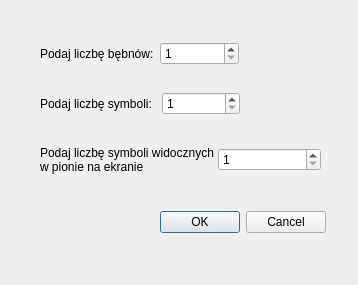
<?xml version="1.0" encoding="UTF-8"?>
<ui version="4.0">
 <class>GeneralSettingsForm</class>
 <widget class="QWidget" name="GeneralSettingsForm">
  <property name="geometry">
   <rect>
    <x>0</x>
    <y>0</y>
    <width>358</width>
    <height>285</height>
   </rect>
  </property>
  <property name="windowTitle">
   <string>Ustawianie ogólnych parametrów</string>
  </property>
  <widget class="QWidget" name="layoutWidget">
   <property name="geometry">
    <rect>
     <x>40</x>
     <y>40</y>
     <width>199</width>
     <height>28</height>
    </rect>
   </property>
   <layout class="QHBoxLayout" name="horizontalLayout">
    <item>
     <widget class="QLabel" name="label">
      <property name="text">
       <string>Podaj liczbę bębnów:</string>
      </property>
     </widget>
    </item>
    <item>
     <widget class="QSpinBox" name="reelQuantitySpinBox">
      <property name="minimum">
       <number>1</number>
      </property>
      <property name="maximum">
       <number>8</number>
      </property>
     </widget>
    </item>
   </layout>
  </widget>
  <widget class="QWidget" name="layoutWidget">
   <property name="geometry">
    <rect>
     <x>40</x>
     <y>90</y>
     <width>200</width>
     <height>28</height>
    </rect>
   </property>
   <layout class="QHBoxLayout" name="horizontalLayout_2">
    <item>
     <widget class="QLabel" name="label_2">
      <property name="text">
       <string>Podaj liczbę symboli: </string>
      </property>
     </widget>
    </item>
    <item>
     <widget class="QSpinBox" name="symbolQuantitySpinBox">
      <property name="minimum">
       <number>1</number>
      </property>
     </widget>
    </item>
   </layout>
  </widget>
  <widget class="QFrame" name="frame_2">
   <property name="geometry">
    <rect>
     <x>40</x>
     <y>140</y>
     <width>281</width>
     <height>41</height>
    </rect>
   </property>
   <property name="frameShape">
    <enum>QFrame::NoFrame</enum>
   </property>
   <property name="frameShadow">
    <enum>QFrame::Raised</enum>
   </property>
   <layout class="QGridLayout" name="gridLayout">
    <property name="leftMargin">
     <number>0</number>
    </property>
    <property name="topMargin">
     <number>0</number>
    </property>
    <property name="rightMargin">
     <number>0</number>
    </property>
    <property name="bottomMargin">
     <number>0</number>
    </property>
    <property name="spacing">
     <number>0</number>
    </property>
    <item row="0" column="0">
     <layout class="QHBoxLayout" name="horizontalLayout_4">
      <item>
       <layout class="QVBoxLayout" name="verticalLayout">
        <property name="spacing">
         <number>0</number>
        </property>
        <item>
         <widget class="QLabel" name="label_36">
          <property name="locale">
           <locale language="Polish" country="Poland"/>
          </property>
          <property name="text">
           <string>&lt;html&gt;&lt;head/&gt;&lt;body&gt;&lt;p&gt;Podaj liczbę symboli widocznych &lt;/p&gt;&lt;/body&gt;&lt;/html&gt;</string>
          </property>
         </widget>
        </item>
        <item>
         <widget class="QLabel" name="label_37">
          <property name="locale">
           <locale language="Polish" country="Poland"/>
          </property>
          <property name="text">
           <string>w pionie na ekranie</string>
          </property>
         </widget>
        </item>
       </layout>
      </item>
      <item>
       <widget class="QSpinBox" name="symbolsDisplayedVerticallyOnScreenQuantitySpinBox">
        <property name="minimum">
         <number>1</number>
        </property>
        <property name="maximum">
         <number>5</number>
        </property>
       </widget>
      </item>
     </layout>
    </item>
   </layout>
  </widget>
  <widget class="QDialogButtonBox" name="buttonBox">
   <property name="geometry">
    <rect>
     <x>160</x>
     <y>210</y>
     <width>166</width>
     <height>25</height>
    </rect>
   </property>
   <property name="standardButtons">
    <set>QDialogButtonBox::Cancel|QDialogButtonBox::Ok</set>
   </property>
  </widget>
 </widget>
 <resources/>
 <connections/>
</ui>
